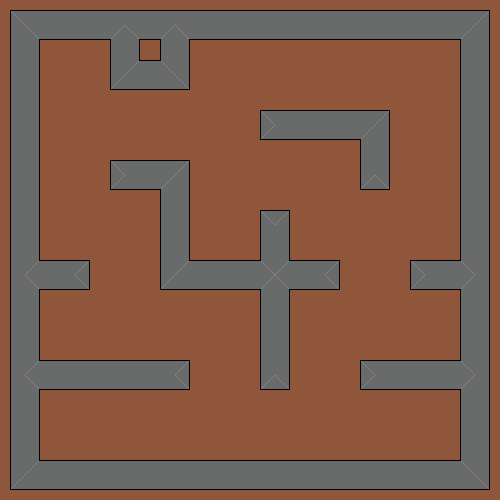

Tiled map render using the project's own tile images. Description and the whole map definition, tile-layer contents included, below:
An orthogonal 10x10 tile map with 50x50 px tiles, 1 tile layer (Camada de Tiles 1).

<map version="2017.05.26" orientation="orthogonal" renderorder="right-down" width="10" height="10" tilewidth="50" tileheight="50" nextobjectid="1">
 <tileset firstgid="1" source="../tileset.tsx" />
 <layer name="Camada de Tiles 1" width="10" height="10">
  <data encoding="csv">
7,16,3,3,16,16,16,16,16,8,
15,1,10,9,1,1,1,1,1,15,
15,1,1,1,1,11,16,8,1,15,
15,1,11,8,1,1,1,14,1,15,
15,1,1,15,1,12,1,1,1,15,
6,13,1,10,16,2,13,1,11,4,
15,1,1,1,1,15,1,1,1,15,
6,16,16,13,1,14,1,11,16,4,
15,1,1,1,1,1,1,1,1,15,
10,16,16,16,16,16,16,16,16,9
</data>
 </layer>
</map>